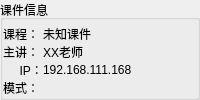
               <widget class="QGroupBox" name="groupBox_15">
                <property name="maximumSize">
                 <size>
                  <width>212</width>
                  <height>16777215</height>
                 </size>
                </property>
                <property name="title">
                 <string>课件信息</string>
                </property>
                <layout class="QFormLayout" name="formLayout_5">
                 <property name="horizontalSpacing">
                  <number>0</number>
                 </property>
                 <property name="verticalSpacing">
                  <number>0</number>
                 </property>
                 <property name="leftMargin">
                  <number>0</number>
                 </property>
                 <property name="topMargin">
                  <number>5</number>
                 </property>
                 <property name="rightMargin">
                  <number>0</number>
                 </property>
                 <property name="bottomMargin">
                  <number>0</number>
                 </property>
                 <item row="0" column="0">
                  <widget class="QLabel" name="label_56">
                   <property name="text">
                    <string>课程：</string>
                   </property>
                  </widget>
                 </item>
                 <item row="0" column="1">
                  <widget class="QLabel" name="label_57">
                   <property name="maximumSize">
                    <size>
                     <width>90</width>
                     <height>16777215</height>
                    </size>
                   </property>
                   <property name="text">
                    <string>未知课件</string>
                   </property>
                  </widget>
                 </item>
                 <item row="1" column="0">
                  <widget class="QLabel" name="label_58">
                   <property name="text">
                    <string>主讲：</string>
                   </property>
                  </widget>
                 </item>
                 <item row="1" column="1">
                  <widget class="QLabel" name="label_59">
                   <property name="maximumSize">
                    <size>
                     <width>90</width>
                     <height>16777215</height>
                    </size>
                   </property>
                   <property name="text">
                    <string>XX老师</string>
                   </property>
                  </widget>
                 </item>
                 <item row="2" column="0">
                  <widget class="QLabel" name="label_60">
                   <property name="text">
                    <string>     IP：</string>
                   </property>
                  </widget>
                 </item>
                 <item row="2" column="1">
                  <widget class="QLabel" name="label_61">
                   <property name="maximumSize">
                    <size>
                     <width>120</width>
                     <height>16777215</height>
                    </size>
                   </property>
                   <property name="text">
                    <string>192.168.111.168</string>
                   </property>
                  </widget>
                 </item>
                 <item row="3" column="0">
                  <widget class="QLabel" name="label_62">
                   <property name="text">
                    <string>模式：</string>
                   </property>
                  </widget>
                 </item>
                 <item row="3" column="1">
                  <widget class="QLabel" name="label_63">
                   <property name="maximumSize">
                    <size>
                     <width>90</width>
                     <height>16777215</height>
                    </size>
                   </property>
                   <property name="text">
                    <string/>
                   </property>
                  </widget>
                 </item>
                </layout>
               </widget>
